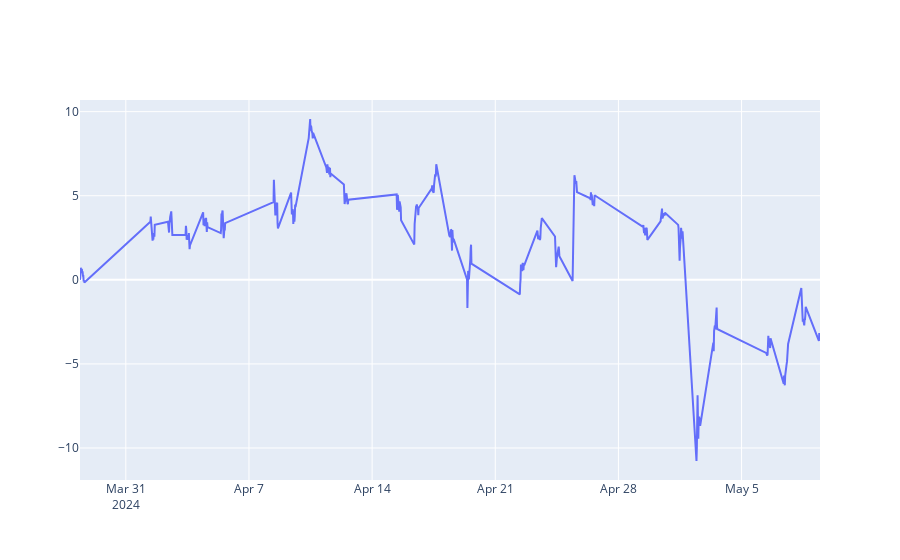

Here is the notebook cell this chart was saved with:
### Code cell
# Plot the difference between the two tickers

fig = go.Figure()
fig.add_trace(go.Scatter(x=tsm_qcom_dif.index, y=tsm_qcom_dif, name='TSM-QCOM'))

fig.show()

### Figure 1 — Plotly figure (JSON) as saved in the notebook; plotly's stock layout.template omitted (floating-point values rounded to 4 significant figures; data arrays with more than 128 entries replaced by an {"elided": "..."} marker saying what was removed)
{"data": [{"name": "TSM-QCOM", "type": "scatter", "x": {"elided": "381 str values"}, "y": {"elided": "381 float values"}}], "layout": {}}
